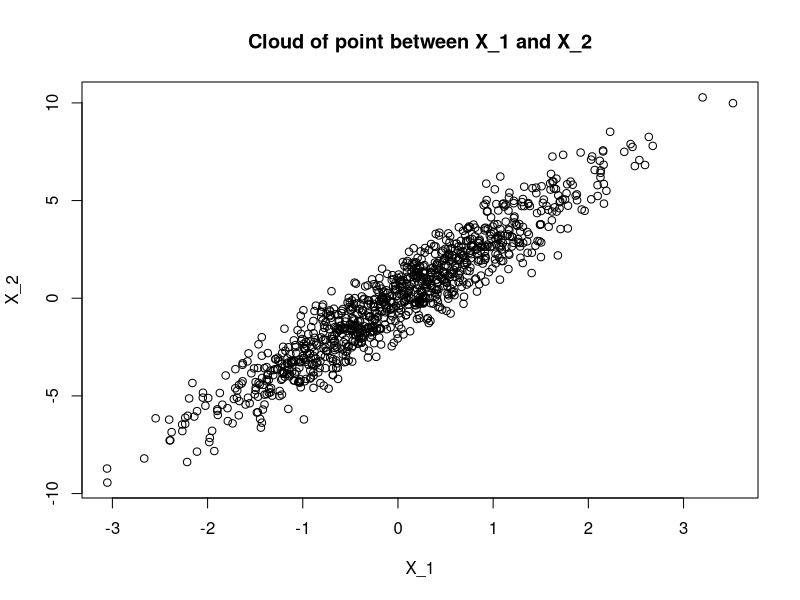
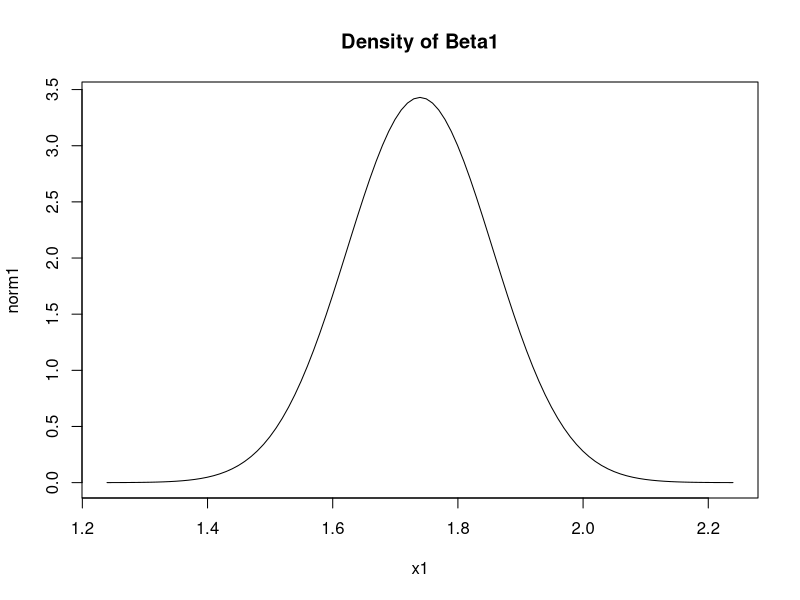
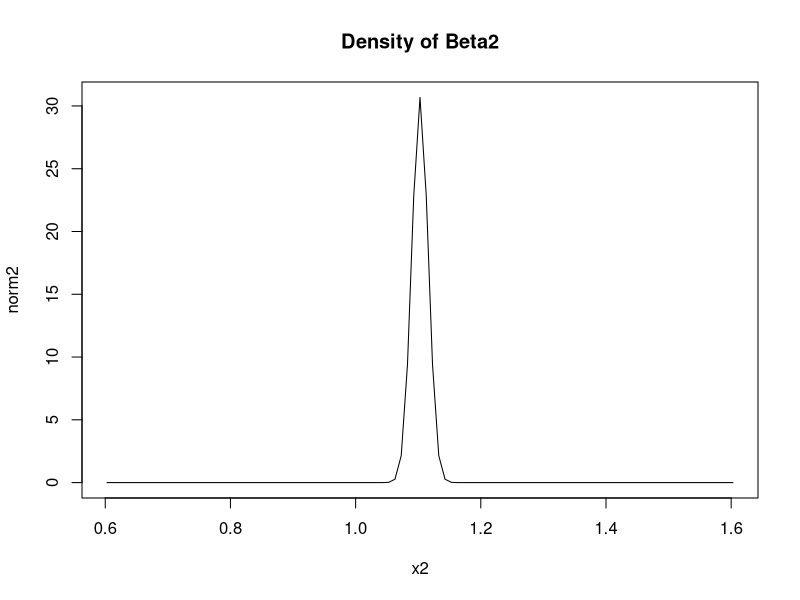

The R script that drew these images, in order:
## ---- chunk 1

set.seed(0)

# creation of the vector
v = rnorm(6000*201, mean=0, sd=1)

# creation of the matrix 6000 lines and 201 columns
mat = matrix(data = v, nrow = 6000, ncol = 201)

# turn the matrix into a data frame
dataFrame = data.frame(mat)

# creation of the linear model
reg = lm(formula = X1 ~ . , data = dataFrame)

# uncomment that following part to see the summary of the regression
# summary(reg)

## ---- chunk 2

# stock in the vector coef all the p-values
coef <- summary(reg)$coefficients[, 4]

# here we select the p-values assessed as significantly non-zero at level 5%
coef[coef < 0.05]

# count the number of those selected coefficients
length(coef[coef < 0.05])

## ---- chunk 3

set.seed(3)

# creation of three vectors
eps_1 <- rnorm(1000)
eps_2 <- rnorm(1000)
eps_3 <- rnorm(1000)

# creation of the model
X_1 = eps_1
X_2 = 3*X_1 + eps_2
Y = 2 + X_1 + X_2 + eps_3

# plot the cloud of points (X_1,X_2)
plot(X_1, X_2, main = "Cloud of point between X_1 and X_2")

## ---- chunk 4

# creation of three new vectors
eps_1 <- rnorm(10)
eps_2 <- rnorm(10)
eps_3 <- rnorm(10)

# creation of the new model
X_1 = eps_1
X_2 = 3*X_1 + eps_2
Y = 2 + X_1 + X_2 + eps_3

# create a matrix
mat_reg1 <- matrix(data = c(Y, X_1), nrow = 10, ncol = 2)

# turn the matrix into a data frame
dataFrame1 = data.frame(mat_reg1)


# creation of the linear model
reg1 = lm(formula = X1 ~ . , data = dataFrame1)

# summary with every p-value and coefficients analysis
summary(reg1)

## ---- chunk 5

# create a matrix
mat_reg2 <- matrix(data = c(Y, X_2), nrow = 10, ncol = 2)

# turn the matrix into a data frame
dataFrame2 = data.frame(mat_reg2)

# creation of the linear model
reg2 = lm(formula = X1 ~ . , data = dataFrame2)

# summary with every p-value and coefficients analysis
summary(reg2)
## ---- chunk 6

# create a matrix
mat_reg3 <- matrix(data = c(Y, X_1, X_2), nrow = 10, ncol =3)

# turn the matrix into a data frame
dataFrame3 = data.frame(mat_reg3)

# creation of the linear model
reg3 = lm(formula = X1 ~ . , data = dataFrame3)

# summary with every p-value and coefficients analysis
summary(reg3)

## ---- chunk 7

# for us
#plot(density(Y), main = "Density Y")

#plot(density(X_1), main = "Density X_1")

#plot(density(X_2), main = "Density X_2")

# for the question
beta1 <- reg3$coefficients[1]
beta2 <- reg3$coefficients[2]
n <- 10

x1 <- seq(beta1-0.5, beta1+0.5, 0.01)
norm1 <- dnorm(x1, mean = beta1, sd = 1/(n*var(X_1)))
plot(x1, norm1, main = "Density of Beta1", type = "l")
abline(v = quantile(norm1, 0.025))
abline(v = quantile(norm1, 0.975))

x2 <- seq(beta2-0.5, beta2+0.5, 0.01)
norm2 <- dnorm(x2, mean = beta2, sd = 1/(n*var(X_2)))
plot(x2, norm2, main = "Density of Beta2", type = "l")
abline(v = quantile(norm2, 0.025))
abline(v = quantile(norm2, 0.975))

